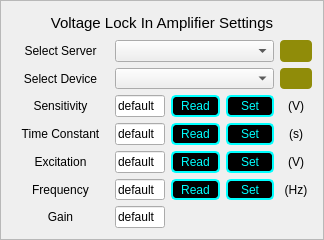
        <widget class="QFrame" name="frame_Voltage_Lockin_Setting">
         <property name="styleSheet">
          <string notr="true">#frame_Voltage_Lockin_Setting{
border:1px solid rgb(168,168,168)
}</string>
         </property>
         <property name="frameShape">
          <enum>QFrame::StyledPanel</enum>
         </property>
         <property name="frameShadow">
          <enum>QFrame::Raised</enum>
         </property>
         <layout class="QGridLayout" name="gridLayout_3" rowstretch="1,1,1,1,1,1,1,1" columnstretch="2,1,1,1,0">
          <item row="1" column="0">
           <widget class="QLabel" name="label_18">
            <property name="minimumSize">
             <size>
              <width>60</width>
              <height>20</height>
             </size>
            </property>
            <property name="styleSheet">
             <string notr="true">#label_ImageNum{
color: rgb(168, 168, 168)
}</string>
            </property>
            <property name="text">
             <string>Select Server</string>
            </property>
            <property name="alignment">
             <set>Qt::AlignCenter</set>
            </property>
           </widget>
          </item>
          <item row="1" column="4">
           <widget class="QPushButton" name="pushButton_Voltage_LI_ServerIndicator">
            <property name="sizePolicy">
             <sizepolicy hsizetype="Preferred" vsizetype="Preferred">
              <horstretch>0</horstretch>
              <verstretch>0</verstretch>
             </sizepolicy>
            </property>
            <property name="minimumSize">
             <size>
              <width>20</width>
              <height>20</height>
             </size>
            </property>
            <property name="maximumSize">
             <size>
              <width>16777215</width>
              <height>16777215</height>
             </size>
            </property>
            <property name="toolTip">
             <string/>
            </property>
            <property name="styleSheet">
             <string notr="true">#pushButton_Voltage_LI_ServerIndicator{
background: rgb(144, 140, 9);
 border-radius: 4px;
}</string>
            </property>
            <property name="text">
             <string/>
            </property>
            <property name="default">
             <bool>false</bool>
            </property>
           </widget>
          </item>
          <item row="2" column="0">
           <widget class="QLabel" name="label_9">
            <property name="minimumSize">
             <size>
              <width>60</width>
              <height>20</height>
             </size>
            </property>
            <property name="styleSheet">
             <string notr="true">#label_ImageNum{
color: rgb(168, 168, 168)
}</string>
            </property>
            <property name="text">
             <string>Select Device</string>
            </property>
            <property name="alignment">
             <set>Qt::AlignCenter</set>
            </property>
           </widget>
          </item>
          <item row="2" column="4">
           <widget class="QPushButton" name="pushButton_Voltage_LI_DeviceIndicator">
            <property name="sizePolicy">
             <sizepolicy hsizetype="Preferred" vsizetype="Preferred">
              <horstretch>0</horstretch>
              <verstretch>0</verstretch>
             </sizepolicy>
            </property>
            <property name="minimumSize">
             <size>
              <width>20</width>
              <height>20</height>
             </size>
            </property>
            <property name="maximumSize">
             <size>
              <width>16777215</width>
              <height>16777215</height>
             </size>
            </property>
            <property name="toolTip">
             <string/>
            </property>
            <property name="styleSheet">
             <string notr="true">#pushButton_Voltage_LI_DeviceIndicator{
background: rgb(144, 140, 9);
 border-radius: 4px;
}</string>
            </property>
            <property name="text">
             <string/>
            </property>
            <property name="default">
             <bool>false</bool>
            </property>
           </widget>
          </item>
          <item row="3" column="0">
           <widget class="QLabel" name="label_5">
            <property name="minimumSize">
             <size>
              <width>60</width>
              <height>20</height>
             </size>
            </property>
            <property name="styleSheet">
             <string notr="true">#label_ImageNum{
color: rgb(168, 168, 168)
}</string>
            </property>
            <property name="text">
             <string>Sensitivity</string>
            </property>
            <property name="alignment">
             <set>Qt::AlignCenter</set>
            </property>
           </widget>
          </item>
          <item row="3" column="1">
           <widget class="QLineEdit" name="lineEdit_Voltage_LI_Sensitivity">
            <property name="sizePolicy">
             <sizepolicy hsizetype="Expanding" vsizetype="Preferred">
              <horstretch>0</horstretch>
              <verstretch>0</verstretch>
             </sizepolicy>
            </property>
            <property name="minimumSize">
             <size>
              <width>50</width>
              <height>20</height>
             </size>
            </property>
            <property name="maximumSize">
             <size>
              <width>16777215</width>
              <height>16777215</height>
             </size>
            </property>
            <property name="toolTip">
             <string>0 --&gt; 2 nV/fA; 1--&gt;5nV/fA, 2--&gt;10nV/fA, 3--&gt;20nV/fA, ..., 26 --&gt; 1V/uA</string>
            </property>
            <property name="text">
             <string>default</string>
            </property>
           </widget>
          </item>
          <item row="3" column="2">
           <widget class="QPushButton" name="pushButton_Voltage_LI_Sensitivity_Read">
            <property name="sizePolicy">
             <sizepolicy hsizetype="Preferred" vsizetype="Preferred">
              <horstretch>0</horstretch>
              <verstretch>0</verstretch>
             </sizepolicy>
            </property>
            <property name="minimumSize">
             <size>
              <width>20</width>
              <height>20</height>
             </size>
            </property>
            <property name="maximumSize">
             <size>
              <width>9999</width>
              <height>9999</height>
             </size>
            </property>
            <property name="focusPolicy">
             <enum>Qt::NoFocus</enum>
            </property>
            <property name="toolTip">
             <string/>
            </property>
            <property name="styleSheet">
             <string notr="true">QPushButton:disabled#pushButton_Voltage_LI_Sensitivity_Read{
color: rgb(168,168,168);
background-color:rgb(50,50,50);
border: 1px solid rgb(168,168,168);
border-radius: 5px
}

QPushButton:pressed#pushButton_Voltage_LI_Sensitivity_Read{
color: rgb(0,255,255);
background-color:rgb(150,150,150);
border: 1px solid rgb(0,255,255);
border-radius: 5px
}

QPushButton#pushButton_Voltage_LI_Sensitivity_Read{
color: rgb(0,255,255);
background-color:rgb(0,0,0);
border: 2px solid rgb(0,255,255);
border-radius: 5px
}

</string>
            </property>
            <property name="text">
             <string>Read</string>
            </property>
           </widget>
          </item>
          <item row="3" column="3">
           <widget class="QPushButton" name="pushButton_Voltage_LI_Sensitivity_Set">
            <property name="sizePolicy">
             <sizepolicy hsizetype="Preferred" vsizetype="Preferred">
              <horstretch>0</horstretch>
              <verstretch>0</verstretch>
             </sizepolicy>
            </property>
            <property name="minimumSize">
             <size>
              <width>20</width>
              <height>20</height>
             </size>
            </property>
            <property name="maximumSize">
             <size>
              <width>9999</width>
              <height>9999</height>
             </size>
            </property>
            <property name="focusPolicy">
             <enum>Qt::NoFocus</enum>
            </property>
            <property name="toolTip">
             <string/>
            </property>
            <property name="styleSheet">
             <string notr="true">QPushButton:disabled#pushButton_Voltage_LI_Sensitivity_Set{
color: rgb(168,168,168);
background-color:rgb(50,50,50);
border: 1px solid rgb(168,168,168);
border-radius: 5px
}

QPushButton:pressed#pushButton_Voltage_LI_Sensitivity_Set{
color: rgb(0,255,255);
background-color:rgb(150,150,150);
border: 1px solid rgb(0,255,255);
border-radius: 5px
}

QPushButton#pushButton_Voltage_LI_Sensitivity_Set{
color: rgb(0,255,255);
background-color:rgb(0,0,0);
border: 2px solid rgb(0,255,255);
border-radius: 5px
}

</string>
            </property>
            <property name="text">
             <string>Set</string>
            </property>
           </widget>
          </item>
          <item row="3" column="4">
           <widget class="QLabel" name="label_16">
            <property name="minimumSize">
             <size>
              <width>20</width>
              <height>20</height>
             </size>
            </property>
            <property name="toolTip">
             <string notr="true"/>
            </property>
            <property name="text">
             <string>(V)</string>
            </property>
            <property name="alignment">
             <set>Qt::AlignCenter</set>
            </property>
           </widget>
          </item>
          <item row="4" column="0">
           <widget class="QLabel" name="label_3">
            <property name="minimumSize">
             <size>
              <width>60</width>
              <height>20</height>
             </size>
            </property>
            <property name="styleSheet">
             <string notr="true">#label_ImageNum{
color: rgb(168, 168, 168)
}</string>
            </property>
            <property name="text">
             <string>Time Constant</string>
            </property>
            <property name="alignment">
             <set>Qt::AlignCenter</set>
            </property>
           </widget>
          </item>
          <item row="4" column="1">
           <widget class="QLineEdit" name="lineEdit_Voltage_LI_Timeconstant">
            <property name="sizePolicy">
             <sizepolicy hsizetype="Expanding" vsizetype="Preferred">
              <horstretch>0</horstretch>
              <verstretch>0</verstretch>
             </sizepolicy>
            </property>
            <property name="minimumSize">
             <size>
              <width>50</width>
              <height>20</height>
             </size>
            </property>
            <property name="maximumSize">
             <size>
              <width>16777215</width>
              <height>16777215</height>
             </size>
            </property>
            <property name="toolTip">
             <string>0 --&gt; 10 us; 1--&gt;30us, 2--&gt;100us, 3--&gt;300us, ..., 19 --&gt; 30ks</string>
            </property>
            <property name="text">
             <string>default</string>
            </property>
           </widget>
          </item>
          <item row="4" column="2">
           <widget class="QPushButton" name="pushButton_Voltage_LI_Timeconstant_Read">
            <property name="sizePolicy">
             <sizepolicy hsizetype="Preferred" vsizetype="Preferred">
              <horstretch>0</horstretch>
              <verstretch>0</verstretch>
             </sizepolicy>
            </property>
            <property name="minimumSize">
             <size>
              <width>20</width>
              <height>20</height>
             </size>
            </property>
            <property name="maximumSize">
             <size>
              <width>9999</width>
              <height>9999</height>
             </size>
            </property>
            <property name="focusPolicy">
             <enum>Qt::NoFocus</enum>
            </property>
            <property name="toolTip">
             <string/>
            </property>
            <property name="styleSheet">
             <string notr="true">QPushButton:disabled#pushButton_Voltage_LI_Timeconstant_Read{
color: rgb(168,168,168);
background-color:rgb(50,50,50);
border: 1px solid rgb(168,168,168);
border-radius: 5px
}

QPushButton:pressed#pushButton_Voltage_LI_Timeconstant_Read{
color: rgb(0,255,255);
background-color:rgb(150,150,150);
border: 1px solid rgb(0,255,255);
border-radius: 5px
}

QPushButton#pushButton_Voltage_LI_Timeconstant_Read{
color: rgb(0,255,255);
background-color:rgb(0,0,0);
border: 2px solid rgb(0,255,255);
border-radius: 5px
}

</string>
            </property>
            <property name="text">
             <string>Read</string>
            </property>
           </widget>
          </item>
          <item row="4" column="3">
           <widget class="QPushButton" name="pushButton_Voltage_LI_Timeconstant_Set">
            <property name="sizePolicy">
             <sizepolicy hsizetype="Preferred" vsizetype="Preferred">
              <horstretch>0</horstretch>
              <verstretch>0</verstretch>
             </sizepolicy>
            </property>
            <property name="minimumSize">
             <size>
              <width>20</width>
              <height>20</height>
             </size>
            </property>
            <property name="maximumSize">
             <size>
              <width>9999</width>
              <height>9999</height>
             </size>
            </property>
            <property name="focusPolicy">
             <enum>Qt::NoFocus</enum>
            </property>
            <property name="toolTip">
             <string/>
            </property>
            <property name="styleSheet">
             <string notr="true">QPushButton:disabled#pushButton_Voltage_LI_Timeconstant_Set{
color: rgb(168,168,168);
background-color:rgb(50,50,50);
border: 1px solid rgb(168,168,168);
border-radius: 5px
}

QPushButton:pressed#pushButton_Voltage_LI_Timeconstant_Set{
color: rgb(0,255,255);
background-color:rgb(150,150,150);
border: 1px solid rgb(0,255,255);
border-radius: 5px
}

QPushButton#pushButton_Voltage_LI_Timeconstant_Set{
color: rgb(0,255,255);
background-color:rgb(0,0,0);
border: 2px solid rgb(0,255,255);
border-radius: 5px
}

</string>
            </property>
            <property name="text">
             <string>Set</string>
            </property>
           </widget>
          </item>
          <item row="4" column="4">
           <widget class="QLabel" name="label_17">
            <property name="minimumSize">
             <size>
              <width>20</width>
              <height>20</height>
             </size>
            </property>
            <property name="toolTip">
             <string notr="true"/>
            </property>
            <property name="text">
             <string>(s)</string>
            </property>
            <property name="alignment">
             <set>Qt::AlignCenter</set>
            </property>
           </widget>
          </item>
          <item row="5" column="0">
           <widget class="QLabel" name="label_8">
            <property name="minimumSize">
             <size>
              <width>60</width>
              <height>20</height>
             </size>
            </property>
            <property name="styleSheet">
             <string notr="true">#label_ImageNum{
color: rgb(168, 168, 168)
}</string>
            </property>
            <property name="text">
             <string>Excitation</string>
            </property>
            <property name="alignment">
             <set>Qt::AlignCenter</set>
            </property>
           </widget>
          </item>
          <item row="5" column="1">
           <widget class="QLineEdit" name="lineEdit_Voltage_LI_Excitation">
            <property name="sizePolicy">
             <sizepolicy hsizetype="Expanding" vsizetype="Preferred">
              <horstretch>0</horstretch>
              <verstretch>0</verstretch>
             </sizepolicy>
            </property>
            <property name="minimumSize">
             <size>
              <width>50</width>
              <height>20</height>
             </size>
            </property>
            <property name="maximumSize">
             <size>
              <width>16777215</width>
              <height>16777215</height>
             </size>
            </property>
            <property name="text">
             <string>default</string>
            </property>
           </widget>
          </item>
          <item row="5" column="2">
           <widget class="QPushButton" name="pushButton_Voltage_LI_Excitation_Read">
            <property name="sizePolicy">
             <sizepolicy hsizetype="Preferred" vsizetype="Preferred">
              <horstretch>0</horstretch>
              <verstretch>0</verstretch>
             </sizepolicy>
            </property>
            <property name="minimumSize">
             <size>
              <width>20</width>
              <height>20</height>
             </size>
            </property>
            <property name="maximumSize">
             <size>
              <width>9999</width>
              <height>9999</height>
             </size>
            </property>
            <property name="focusPolicy">
             <enum>Qt::NoFocus</enum>
            </property>
            <property name="toolTip">
             <string/>
            </property>
            <property name="styleSheet">
             <string notr="true">QPushButton:disabled#pushButton_Voltage_LI_Excitation_Read{
color: rgb(168,168,168);
background-color:rgb(50,50,50);
border: 1px solid rgb(168,168,168);
border-radius: 5px
}

QPushButton:pressed#pushButton_Voltage_LI_Excitation_Read{
color: rgb(0,255,255);
background-color:rgb(150,150,150);
border: 1px solid rgb(0,255,255);
border-radius: 5px
}

QPushButton#pushButton_Voltage_LI_Excitation_Read{
color: rgb(0,255,255);
background-color:rgb(0,0,0);
border: 2px solid rgb(0,255,255);
border-radius: 5px
}

</string>
            </property>
            <property name="text">
             <string>Read</string>
            </property>
           </widget>
          </item>
          <item row="5" column="3">
           <widget class="QPushButton" name="pushButton_Voltage_LI_Excitation_Set">
            <property name="sizePolicy">
             <sizepolicy hsizetype="Preferred" vsizetype="Preferred">
              <horstretch>0</horstretch>
              <verstretch>0</verstretch>
             </sizepolicy>
            </property>
            <property name="minimumSize">
             <size>
              <width>20</width>
              <height>20</height>
             </size>
            </property>
            <property name="maximumSize">
             <size>
              <width>9999</width>
              <height>9999</height>
             </size>
            </property>
            <property name="focusPolicy">
             <enum>Qt::NoFocus</enum>
            </property>
            <property name="toolTip">
             <string/>
            </property>
            <property name="styleSheet">
             <string notr="true">QPushButton:disabled#pushButton_Voltage_LI_Excitation_Set{
color: rgb(168,168,168);
background-color:rgb(50,50,50);
border: 1px solid rgb(168,168,168);
border-radius: 5px
}

QPushButton:pressed#pushButton_Voltage_LI_Excitation_Set{
color: rgb(0,255,255);
background-color:rgb(150,150,150);
border: 1px solid rgb(0,255,255);
border-radius: 5px
}

QPushButton#pushButton_Voltage_LI_Excitation_Set{
color: rgb(0,255,255);
background-color:rgb(0,0,0);
border: 2px solid rgb(0,255,255);
border-radius: 5px
}

</string>
            </property>
            <property name="text">
             <string>Set</string>
            </property>
           </widget>
          </item>
          <item row="5" column="4">
           <widget class="QLabel" name="label_19">
            <property name="minimumSize">
             <size>
              <width>20</width>
              <height>20</height>
             </size>
            </property>
            <property name="toolTip">
             <string notr="true"/>
            </property>
            <property name="text">
             <string>(V)</string>
            </property>
            <property name="alignment">
             <set>Qt::AlignCenter</set>
            </property>
           </widget>
          </item>
          <item row="6" column="0">
           <widget class="QLabel" name="label_2">
            <property name="minimumSize">
             <size>
              <width>80</width>
              <height>20</height>
             </size>
            </property>
            <property name="maximumSize">
             <size>
              <width>200</width>
              <height>16777215</height>
             </size>
            </property>
            <property name="text">
             <string>Frequency</string>
            </property>
            <property name="alignment">
             <set>Qt::AlignCenter</set>
            </property>
           </widget>
          </item>
          <item row="6" column="1">
           <widget class="QLineEdit" name="lineEdit_Voltage_LI_Frequency">
            <property name="sizePolicy">
             <sizepolicy hsizetype="Expanding" vsizetype="Preferred">
              <horstretch>0</horstretch>
              <verstretch>0</verstretch>
             </sizepolicy>
            </property>
            <property name="minimumSize">
             <size>
              <width>50</width>
              <height>20</height>
             </size>
            </property>
            <property name="maximumSize">
             <size>
              <width>16777215</width>
              <height>16777215</height>
             </size>
            </property>
            <property name="text">
             <string>default</string>
            </property>
           </widget>
          </item>
          <item row="6" column="2">
           <widget class="QPushButton" name="pushButton_Voltage_LI_Frequency_Read">
            <property name="sizePolicy">
             <sizepolicy hsizetype="Preferred" vsizetype="Preferred">
              <horstretch>0</horstretch>
              <verstretch>0</verstretch>
             </sizepolicy>
            </property>
            <property name="minimumSize">
             <size>
              <width>20</width>
              <height>20</height>
             </size>
            </property>
            <property name="maximumSize">
             <size>
              <width>9999</width>
              <height>9999</height>
             </size>
            </property>
            <property name="focusPolicy">
             <enum>Qt::NoFocus</enum>
            </property>
            <property name="toolTip">
             <string/>
            </property>
            <property name="styleSheet">
             <string notr="true">QPushButton:disabled#pushButton_Voltage_LI_Frequency_Read{
color: rgb(168,168,168);
background-color:rgb(50,50,50);
border: 1px solid rgb(168,168,168);
border-radius: 5px
}

QPushButton:pressed#pushButton_Voltage_LI_Frequency_Read{
color: rgb(0,255,255);
background-color:rgb(150,150,150);
border: 1px solid rgb(0,255,255);
border-radius: 5px
}

QPushButton#pushButton_Voltage_LI_Frequency_Read{
color: rgb(0,255,255);
background-color:rgb(0,0,0);
border: 2px solid rgb(0,255,255);
border-radius: 5px
}

</string>
            </property>
            <property name="text">
             <string>Read</string>
            </property>
           </widget>
          </item>
          <item row="6" column="3">
           <widget class="QPushButton" name="pushButton_Voltage_LI_Frequency_Set">
            <property name="sizePolicy">
             <sizepolicy hsizetype="Preferred" vsizetype="Preferred">
              <horstretch>0</horstretch>
              <verstretch>0</verstretch>
             </sizepolicy>
            </property>
            <property name="minimumSize">
             <size>
              <width>20</width>
              <height>20</height>
             </size>
            </property>
            <property name="maximumSize">
             <size>
              <width>9999</width>
              <height>9999</height>
             </size>
            </property>
            <property name="focusPolicy">
             <enum>Qt::NoFocus</enum>
            </property>
            <property name="toolTip">
             <string/>
            </property>
            <property name="styleSheet">
             <string notr="true">QPushButton:disabled#pushButton_Voltage_LI_Frequency_Set{
color: rgb(168,168,168);
background-color:rgb(50,50,50);
border: 1px solid rgb(168,168,168);
border-radius: 5px
}

QPushButton:pressed#pushButton_Voltage_LI_Frequency_Set{
color: rgb(0,255,255);
background-color:rgb(150,150,150);
border: 1px solid rgb(0,255,255);
border-radius: 5px
}

QPushButton#pushButton_Voltage_LI_Frequency_Set{
color: rgb(0,255,255);
background-color:rgb(0,0,0);
border: 2px solid rgb(0,255,255);
border-radius: 5px
}

</string>
            </property>
            <property name="text">
             <string>Set</string>
            </property>
           </widget>
          </item>
          <item row="6" column="4">
           <widget class="QLabel" name="label_6">
            <property name="minimumSize">
             <size>
              <width>20</width>
              <height>20</height>
             </size>
            </property>
            <property name="toolTip">
             <string notr="true"/>
            </property>
            <property name="text">
             <string>(Hz)</string>
            </property>
            <property name="alignment">
             <set>Qt::AlignCenter</set>
            </property>
           </widget>
          </item>
          <item row="7" column="0">
           <widget class="QLabel" name="label_4">
            <property name="minimumSize">
             <size>
              <width>80</width>
              <height>20</height>
             </size>
            </property>
            <property name="maximumSize">
             <size>
              <width>200</width>
              <height>16777215</height>
             </size>
            </property>
            <property name="text">
             <string>Gain</string>
            </property>
            <property name="alignment">
             <set>Qt::AlignCenter</set>
            </property>
           </widget>
          </item>
          <item row="7" column="1">
           <widget class="QLineEdit" name="lineEdit_Voltage_LI_Gain">
            <property name="sizePolicy">
             <sizepolicy hsizetype="Expanding" vsizetype="Preferred">
              <horstretch>0</horstretch>
              <verstretch>0</verstretch>
             </sizepolicy>
            </property>
            <property name="minimumSize">
             <size>
              <width>50</width>
              <height>20</height>
             </size>
            </property>
            <property name="maximumSize">
             <size>
              <width>16777215</width>
              <height>16777215</height>
             </size>
            </property>
            <property name="text">
             <string>default</string>
            </property>
           </widget>
          </item>
          <item row="1" column="1" colspan="3">
           <widget class="QComboBox" name="comboBox_Voltage_LI_SelectServer">
            <property name="sizePolicy">
             <sizepolicy hsizetype="Preferred" vsizetype="Preferred">
              <horstretch>0</horstretch>
              <verstretch>0</verstretch>
             </sizepolicy>
            </property>
            <property name="minimumSize">
             <size>
              <width>50</width>
              <height>20</height>
             </size>
            </property>
            <property name="maximumSize">
             <size>
              <width>16777215</width>
              <height>16777215</height>
             </size>
            </property>
            <property name="currentIndex">
             <number>-1</number>
            </property>
           </widget>
          </item>
          <item row="2" column="1" colspan="3">
           <widget class="QComboBox" name="comboBox_Voltage_LI_SelectDevice">
            <property name="sizePolicy">
             <sizepolicy hsizetype="Preferred" vsizetype="Preferred">
              <horstretch>0</horstretch>
              <verstretch>0</verstretch>
             </sizepolicy>
            </property>
            <property name="minimumSize">
             <size>
              <width>50</width>
              <height>20</height>
             </size>
            </property>
            <property name="maximumSize">
             <size>
              <width>16777215</width>
              <height>16777215</height>
             </size>
            </property>
            <property name="currentIndex">
             <number>-1</number>
            </property>
           </widget>
          </item>
          <item row="0" column="0" colspan="5">
           <widget class="QLabel" name="label_7">
            <property name="minimumSize">
             <size>
              <width>60</width>
              <height>20</height>
             </size>
            </property>
            <property name="font">
             <font>
              <pointsize>11</pointsize>
             </font>
            </property>
            <property name="styleSheet">
             <string notr="true">#label_ImageNum{
color: rgb(168, 168, 168)
}</string>
            </property>
            <property name="text">
             <string>Voltage Lock In Amplifier Settings</string>
            </property>
            <property name="alignment">
             <set>Qt::AlignCenter</set>
            </property>
           </widget>
          </item>
         </layout>
        </widget>
